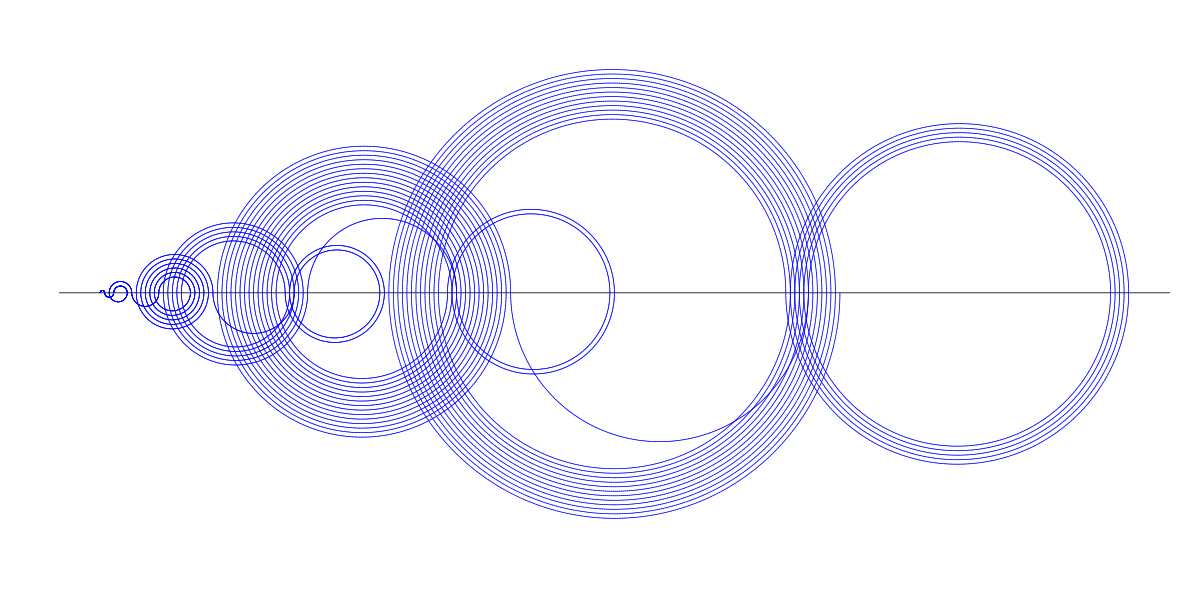

The script that saved this image:
library(plotrix)

jump = 1
steps = 100
seq = 0

for (i in 1:steps) {
  current = seq[[length(seq)]]
  thisjump = jump
  
  if(current - jump >= 0 && ! is.element(current-jump, seq)){
    thisjump = jump * -1
  }
  
  seq = c(seq, current + thisjump)
  jump = jump + 1
}

png("recaman.png", width = 1200, height = 600, type = "cairo-png")
plot(1, type="n", xlab="", ylab="", xlim=c(0, max(seq)), ylim=c(-10, 10), asp = 1, axes=FALSE)
abline(h  = 0)
down = FALSE

for (i in 1:100) {
  center = (seq[[i]] + seq[[i+1]])/2
  radius = abs(seq[[i]] - seq[[i+1]])/2
  st = 0 + 180 * down
  end = 180 + 180 * down
  draw.arc(x = center, y = 0, radius = radius, deg1 = st, deg2 = end, col = "blue", n = .01)
  down = !down
}

dev.off()

